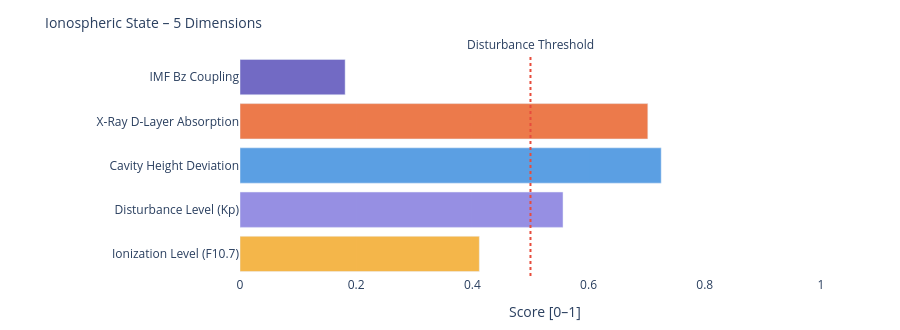

Notebook code cell kept with this figure:
### Markdown cell above
---
### 📐 Systemic Insight: Geometric Cavity vs. Real Schumann Resonance

**Relevant for:** Layer 6 = delta analysis &nbsp;|&nbsp; Layer 7 = feature vector / system interpretation

A cavity height change from 80 km to 70 km shifts the **idealized geometric frequencies** only minimally:

| Modus | Aktuell | Referenz | Δ |
|-------|---------|----------|---|
| SR-1 | 10.4762 Hz | 10.4599 Hz | +16 mHz |
| SR-2 | 18.1452 Hz | 18.1171 Hz | +28 mHz |
| SR-3 | 25.6612 Hz | 25.6215 Hz | +40 mHz |
| SR-4 | 33.1285 Hz | 33.0772 Hz | +51 mHz |

The geometric effect is limited because 10 km is very small compared to Earth's radius (~6371 km).

**Consequence:** Real Schumann deviations are likely driven more strongly by **conductivity, damping, day/night structure, lightning distribution and source geometry** than by pure cavity height.

---

**Layer 6 compares:**
```
geometric Δ from Layer 4  vs.  observed Δ from real Schumann measurement data
```

**Layer 7 Feature:**
```
If real Δ >> geometric Δ  →  non-geometric factors dominant
```

### Code cell
# ============================================================
# IONOSPHERIC STATE – Summary gauge
# Five dimensions: ionization, disturbance, cavity height, X-Ray, Bz coupling
# ============================================================

def norm(v, lo, hi):
    if v is None: return None
    return round(max(0.0, min(1.0, (v - lo) / (hi - lo))), 3)

# Ionization level (F10.7 → F2-Layer)
ioniz = norm(f107_val, 60, 250)

# Disturbance level (Kp → E/F-Layer irregularities)
disturb = norm(kp_val, 0, 9)

# Cavity height deviation from reference (80 km)
h_dev = norm(abs(h_eff - 80), 0, 20)

# X-Ray ionization (D-Layer absorption)
xray_ioniz = None
if xray_now is not None:
    xray_ioniz = norm(math.log10(max(xray_now, 1e-9)) + 9, 0, 5)

# Bz coupling (southward Bz → stronger magnetosphere-ionosphere coupling)
bz_coupling = norm(-(bz_now or 0), -5, 30) if bz_now is not None else None

dims = [
    ('Ionization Level (F10.7)',    ioniz,      '#F2A623'),
    ('Disturbance Level (Kp)',      disturb,    '#7F77DD'),
    ('Cavity Height Deviation',     h_dev,      '#378ADD'),
    ('X-Ray D-Layer Absorption',    xray_ioniz, '#E85D24'),
    ('IMF Bz Coupling',             bz_coupling,'#534AB7'),
]

fig = go.Figure()
for name, val, col in dims:
    if val is not None:
        h = int(val * 20)
        bar = '█' * h + '░' * (20 - h)
        label = f'{name}:  {bar}  {val:.3f}'
    else:
        label = f'{name}:  {"─" * 20}  n/a'
    fig.add_trace(go.Bar(
        x=[val if val is not None else 0],
        y=[name],
        orientation='h',
        marker_color=col, opacity=0.82,
        showlegend=False
    ))

fig.add_vline(x=0.5, line_dash='dot', line_color='#e74c3c',
              annotation_text='Disturbance Threshold', annotation_position='top')
fig.update_layout(
    title=dict(text='Ionospheric State – 5 Dimensions', font=dict(size=14)),
    xaxis=dict(title='Score [0–1]', range=[0, 1.05]),
    height=330, plot_bgcolor='rgba(0,0,0,0)', paper_bgcolor='rgba(0,0,0,0)',
    margin=dict(l=240, r=50, t=55, b=40)
)
fig.show()

print(f'\nIonospheric state:')
for name, val, _ in dims:
    print(f'  {name:<35} {val:.3f}' if val is not None else f'  {name:<35} n/a')

### Figure 1 — Plotly figure (JSON) as saved in the notebook; plotly's stock layout.template omitted (floating-point values rounded to 4 significant figures)
{"data": [{"marker": {"color": "#F2A623"}, "opacity": 0.82, "orientation": "h", "showlegend": false, "type": "bar", "x": [0.412], "y": ["Ionization Level (F10.7)"]}, {"marker": {"color": "#7F77DD"}, "opacity": 0.82, "orientation": "h", "showlegend": false, "type": "bar", "x": [0.556], "y": ["Disturbance Level (Kp)"]}, {"marker": {"color": "#378ADD"}, "opacity": 0.82, "orientation": "h", "showlegend": false, "type": "bar", "x": [0.725], "y": ["Cavity Height Deviation"]}, {"marker": {"color": "#E85D24"}, "opacity": 0.82, "orientation": "h", "showlegend": false, "type": "bar", "x": [0.702], "y": ["X-Ray D-Layer Absorption"]}, {"marker": {"color": "#534AB7"}, "opacity": 0.82, "orientation": "h", "showlegend": false, "type": "bar", "x": [0.181], "y": ["IMF Bz Coupling"]}], "layout": {"annotations": [{"showarrow": false, "text": "Disturbance Threshold", "x": 0.5, "xanchor": "center", "xref": "x", "y": 1, "yanchor": "bottom", "yref": "y domain"}], "height": 330, "margin": {"b": 40, "l": 240, "r": 50, "t": 55}, "paper_bgcolor": "rgba(0,0,0,0)", "plot_bgcolor": "rgba(0,0,0,0)", "shapes": [{"line": {"color": "#e74c3c", "dash": "dot"}, "type": "line", "x0": 0.5, "x1": 0.5, "xref": "x", "y0": 0, "y1": 1, "yref": "y domain"}], "title": {"font": {"size": 14}, "text": "Ionospheric State – 5 Dimensions"}, "xaxis": {"range": [0, 1.05], "title": {"text": "Score [0–1]"}}}}
